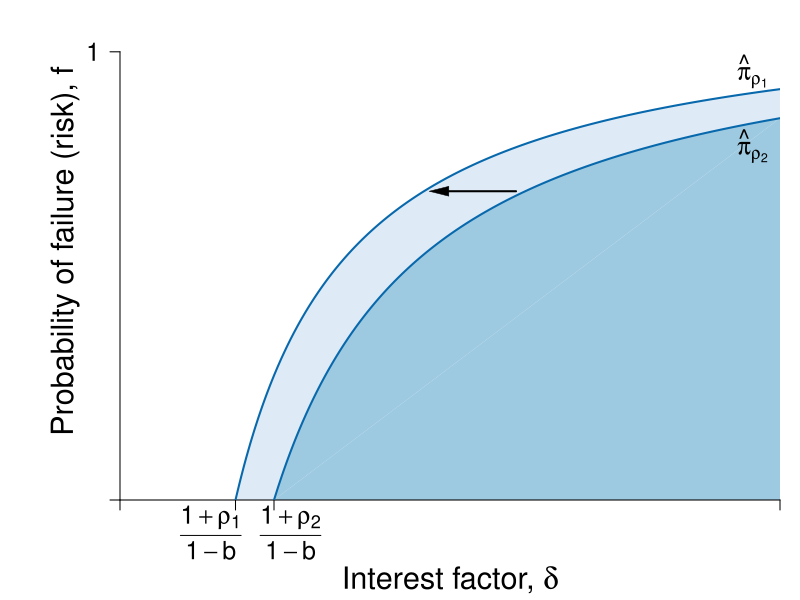

Here is the R script that generated this plot:
#' Graph Designer: Scott Cohn
#' Authors: Bowles and Halliday
#' Title: Coordination, Conflict and Competition: A Text in Microeconomics

library(shape)
pdf(file = "credit/credit_investment_interest_a.pdf", width = 8, height = 6)

#Set parameters for graphics
pointsize <- 1.8
axislabelsize <- 1.8
labelsize <- 1.5
namesize <- 1.8
annotatesize <- 1.5
graphlinewidth <- 2
segmentlinewidth <- 1.5

COL <- c("#7fc97f", "#beaed4", "#fdc086", "#ffff99", "#386cb0", "#f0027f", "#bf5b17", "#666666")
COLA <- c("#e0f3db", "#99d8c9","#66c2a4","#41ae76", "#238b45", "#005824")
COLB <- c("#c6dbef", "#4eb3d3", "#2b8cbe", "#0868ac","#084081")
COLC <- c("#fcfbfd", "#efedf5", "#dadaeb", "#bcbddc", "#9e9ac8", "#807dba", "#6a51a3", "#54278f", "#3f007d")
grays <- gray.colors(25, start = 1, end = 0, alpha = 1)

#Edited the margins to cater for the larger LHS labels
par(mar =  c(5, 6, 0.1, 1))

brfFn <- function(delta, q = 1, k = 1) {
  .5 + (delta / (2 * q)) * (1 - k)
}

PCFn <- function(delta, q = 1) {
  delta/q
}

isoreturnFn <- function(delta, b = 0.5, rho = 0.05) {
  1 - ((1 + rho)/(1 - b))*(1/delta)
}

yFn <- function(d1, f1, q = 1){
  q*f1*(1 - f1) - d1*(1 - f1)
}

ylow <- function(delta, q = 1, ybar = 0.0625){
  (-sqrt(delta^2 - 2*delta*q + q^2 - 4*q*ybar) + delta + q)/(2*q)
}

yhigh <- function(delta, q = 1, ybar = 0.0625){
  (sqrt(delta^2 - 2*delta*q + q^2 - 4*q*ybar) + delta + q)/(2*q)
}

xlims <- c(0, 12)
ylims <- c(0, 1)

npts <- 501 
d1 <- seq(xlims[1], xlims[2], length.out = npts)
f1 <- seq(ylims[1], ylims[2], length.out = npts) 
a <- c(0.0625)

plot(0, 0, xlim = xlims, ylim = ylims, type = "n",
     xlab = expression(paste("")),
     ylab = expression(paste("")), 
     xaxt = "n", 
     yaxt = "n", 
     cex.lab = axislabelsize, 
     bty = "n",
     xaxs = "i", 
     yaxs = "i"
)


ticksy <- c(ylims[1], ylims[2] - 0.1)
ylabels <- c(NA, 1)
ticksx <- c(xlims[1], 2.1, 2.8, xlims[2])
xlabels <- c(NA, expression(paste(frac(1 + rho[1], 1 - b))), expression(paste(frac(1 + rho[2], 1 - b))), NA)


npts <- 503 
xx1 <- seq(xlims[1], xlims[2], length.out = npts)


# Polygon
COLD <- c("#deebf7", "#9ecae1")
xpoly <- seq(from = 0.175, to = xlims[2], length.out = 500)
ypoly <- isoreturnFn(xpoly)
polygon(x = xpoly, y = ypoly, col = COLD[1], density = NULL, border = NA)

xpoly1 <- c(2.1, xlims[2], xlims[2])
ypoly1 <- c(0, 0, isoreturnFn(xlims[2]))
polygon(x = xpoly1, y = ypoly1, col = COLD[1], density = NULL, border = NA)

xpoly2 <- seq(from = 2.8, to = xlims[2], length.out = 500)
ypoly2 <- isoreturnFn(xpoly2, rho = 0.4)
polygon(x = xpoly2, y = ypoly2, col = COLD[2], density = NULL, border = NA)

xpoly3 <- c(2.8, xlims[2], xlims[2])
ypoly3 <- c(0, 0, isoreturnFn(xlims[2], rho = 0.4))
polygon(x = xpoly3, y = ypoly3, col = COLD[2], density = NULL, border = NA)

#segments(0.25, 0, xlims[2], isoreturnFn(xlims[2], rho = 0.4), col = COLD[2])

axis(1, at = ticksx, pos = 0, labels = NA, cex.axis = labelsize)
axis(2, at = ticksy, pos = 0, labels = ylabels, las = 1, cex.axis = labelsize)


#Draw the graphs
# lines(xx1, brfFn(xx1, k = 0.28), col = COLA[4], lwd = graphlinewidth)
# lines(xx1, brfFn(xx1, k = 0.5), col = COLA[4], lwd = graphlinewidth)
lines(xx1, isoreturnFn(xx1, rho = 0.05), col = COLB[4], lwd = graphlinewidth)
lines(xx1, isoreturnFn(xx1, rho = 0.4), col = COLB[4], lwd = graphlinewidth)
#lines(xx1, isoreturnFn(xx1, pi = 0.5), col = COLB[4], lwd = graphlinewidth)


#Axis labels
#mtext(expression(paste("Interest factor, ", delta)), side = 1, line = 3.3, cex = axislabelsize)
text(0.5*(xlims[2]), -0.16, expression(paste("Interest factor, ", delta)), xpd = TRUE, cex = axislabelsize) 
text(-1, 0.5*(ylims[2]), expression(paste("Probability of failure (risk), ", f)), xpd = TRUE, cex = axislabelsize, srt = 90) 

text(x = c(xlims[1], 1.65, 3.1, xlims[2]), 
     par("usr")[3] - 0.01, 
     labels = xlabels, 
     srt = 0, pos = 1, xpd = TRUE, 
     cex = labelsize)

#segments(0.39, -1, 0.39, brfFn(0.39, k = 0.75), lty = 2, col = grays[20] , lwd = segmentlinewidth)
#points(0.39, brfFn(0.39, k = 0.75), pch = 16, col = "black", cex = 1.5)
#text(0.39 + 0.025, brfFn(0.39, k = 0.75) - 0.03, expression(paste(b)), cex = labelsize)

#segments(1, -1, 1, brfFn(delta = 1, k = 0.5), lty = 2, col = grays[20] , lwd = segmentlinewidth)
#points(1, brfFn(1, k = 0.5), pch = 16, col = "black", cex = 1.5)
# text(1, brfFn(1, k = 0.5) + 0.04, expression(paste(n)), cex = labelsize)

#segments(.59, -1, 0.59, brfFn(delta = 0.59, k = 0.75), lty = 2, col = grays[20] , lwd = segmentlinewidth)
#points(0.59, brfFn(0.59, k = 0.75), pch = 16, col = "black", cex = 1.5)
#text(0.59 + 0.025, brfFn(0.59, k = 0.75) - 0.03, expression(paste(a)), cex = labelsize)

#segments(.7, -1, 0.7, brfFn(delta = 0.7, k = 0.28), lty = 2, col = grays[20] , lwd = segmentlinewidth)
#points(0.7, brfFn(0.7, k = 0.28), pch = 16, col = "black", cex = 1.5)

# ZPC
text(11.5, 0.86, expression(paste(hat(pi)[rho[1]]) ), cex = labelsize, xpd = TRUE)
text(11.5, 0.71, expression(paste(hat(pi)[rho[2]] )), cex = labelsize, xpd = TRUE)

# text(1.1, 1.08, expression(paste("BRF of previously excluded")), cex = labelsize, xpd = TRUE)
# text(1.1, 1.02, expression(paste("now marginal borrower")), cex = labelsize, xpd = TRUE)
# Arrows(1.1, 0.98, 1.1, 0.92, col = "black", lty = 1, lwd = 2, arr.type = "triangle", arr.lwd = 0.5)
# 
# text(1.1, 0.5, expression(paste("BRF of")), cex = labelsize)
# text(1.1, 0.44, expression(paste("wealthy borrower")), cex = labelsize)
# Arrows(1.1, 0.53, 1.1, 0.6, col = "black", lty = 1, lwd = 2, arr.type = "triangle", arr.lwd = 0.5)
# 
# 
# text(0.6, 0.91, expression(paste("BRF of previously")), cex = labelsize)
# text(0.6, 0.85, expression(paste("marginal borrower")), cex = labelsize)
# Arrows(0.6, 0.82, 0.6, 0.68, col = "black", lty = 1, lwd = 2, arr.type = "triangle", arr.lwd = 0.5)

#text(0.49, 0.15, expression(paste("Policy")), cex = labelsize)
#text(0.49, 0.09, expression(paste("Change")), cex = labelsize)
Arrows(7.2, 0.62, 5.8, 0.62, col = "black", lty = 1, lwd = 2, arr.type = "triangle", arr.lwd = 0.5)


dev.off()
